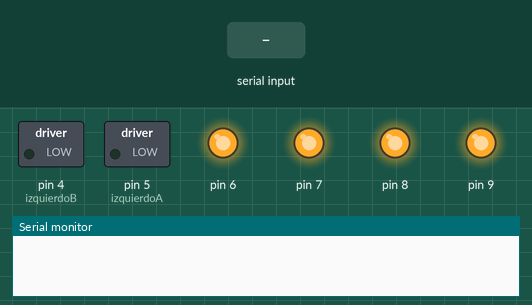
Simulated run of this sketch. Board: Arduino Uno, built with avr-gcc and run on an emulated ATmega328P. On the bench: switched loads named in the sketch (green lamp = pin HIGH), output pins drawn as LEDs (lit = HIGH), the last lines printed to the serial monitor. The test bench sets the inputs (shaded band). Pins used as bus, display or sensor lines are not drawn.

Above: at 1.2 s.
1.3 s: "R" received over Serial
At 1.88 s:
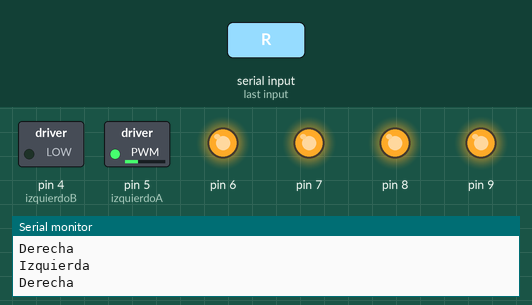
4.3 s: "B" received over Serial
At 4.8 s:
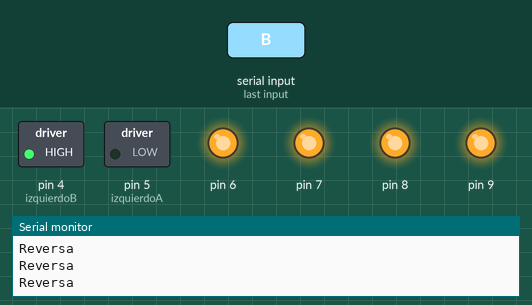
5.8 s: "F" received over Serial
At 6.3 s:
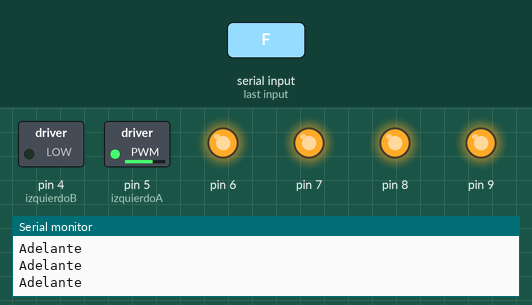
Timing chart, 0 to 8.8 s (numbered marks = the images above; inputs shaded):
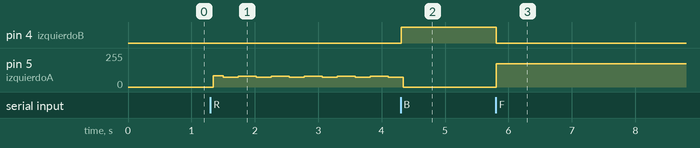

Measured:
- after the input at 1.3 s, pin 5 (izquierdoA): 0/255 → 83/255 at once, then repeats every 0.52 s: 75/255 0.24 s, 82/255 0.28 s
- after the input at 4.3 s, pin 4 (izquierdoB): LOW → HIGH at once
- after the input at 5.8 s, pin 4 (izquierdoB): HIGH → LOW at once; pin 5 (izquierdoA): 0/255 → 175/255 at once

The sketch:

codigo_lrc.ino
```cpp
/* LAGUNA ROBOT CHALLENGE  FALTA LIBRERIA PARA USAR PINES 8 y 9 DE ARDUINO COMO TX RX
 *  9 de puente en 7 de arduino
 *  1 de puente en 11 de arduino
 * deberian de ir a 5v
 *  se pusieron en PWM para troubleshooting
 ARDUINO   L293D(Puente H)
 5          10
 4          15
 13          7
 12         2
 5V         1*, 9*, 16
 GND        4, 5, 12, 13

 El motor izquierdo se conecta a los pines 3 y 6 del Puente H
 El motor derecho se con´´´/ecta a los pines 11 y 14 del Puente H

 La alimentacion de motores se conecta a tierra y
 al positivo al pin 8 del puente H. (Se alimentara diferente al arduino)

 Conexion del Modulo Bluetooth HC-06 y el Arduino
 ARDUINO    Bluetooth HC-06
 8 (RX)       TX
 9 (TX)       RX
 5V           VCC
 GND          GND
NOTA IMPORTANTE: Las conexiones de TX y RX al modulo Bluetooth deben estar desconectadas
 en el momento que se realiza la carga del codigo al Arduino.

 */

int izquierdoA = 5;
int izquierdoB = 4;
int derechoA= 2;
int derechoB = 3;
int vel = 175;      // Velocidad de los motores (0-255)AQUI CAMBIAS LA VELOCIDAD SIENDO 255 EL 100%
int estado = 'S';         // inicia detenido


void setup()  {
  Serial.begin(9600);    // inicia el puerto serial para comunicacion con el Bluetooth
  pinMode(izquierdoA, OUTPUT);
  pinMode(izquierdoB, OUTPUT);
  pinMode(derechoA, OUTPUT);
  pinMode(derechoB, OUTPUT);

  pinMode(6, OUTPUT);
  pinMode(7, OUTPUT);
  pinMode(9, OUTPUT);
  pinMode(8, OUTPUT);
  digitalWrite(6, HIGH);   // turn the LED on (HIGH is the voltage level)
  digitalWrite(7, HIGH);   // turn the LED on (HIGH is the voltage level)
  digitalWrite(8, HIGH);   // turn the LED on (HIGH is the voltage level)
  digitalWrite(9 , HIGH);   // turn the LED on (HIGH is the voltage level)


}

void loop()  {

  if(Serial.available()>0){        // lee el bluetooth y almacena en estado
    estado = Serial.read();
   }

  if(estado=='F'){           // Boton desplazar al Frente
    analogWrite(izquierdoA, vel);
    analogWrite(izquierdoB, 0);
    analogWrite(derechoA, vel);
    analogWrite(derechoB, 0);
    Serial.println ("Adelante");
  }
  if(estado=='R'){          // Boton IZQ
    analogWrite(izquierdoA, 0);
    analogWrite(izquierdoB, 0);
    analogWrite(derechoA, vel);
    analogWrite(derechoB, 0);
    Serial.println ("Izquierda");
  }
  if(estado=='L'){         // Boton Parar
    analogWrite(izquierdoA, 0);
    analogWrite(izquierdoB, 0);
    analogWrite(derechoA, 0);
    analogWrite(derechoB, 0);
    Serial.println ("Freno");
  }
  if(estado=='R'){          // Boton DER
    analogWrite(izquierdoA, vel);
    analogWrite(izquierdoB, 0);
    analogWrite(derechoA, 0);
    analogWrite(derechoB, 0);
    Serial.println ("Derecha");
  }

  if(estado=='B'){          // Boton Reversa
    analogWrite(izquierdoA, 0);
    analogWrite(izquierdoB, vel);
    analogWrite(derechoA, 0);
    analogWrite(derechoB, vel);
    Serial.println ("Reversa");
  }
  }
```
